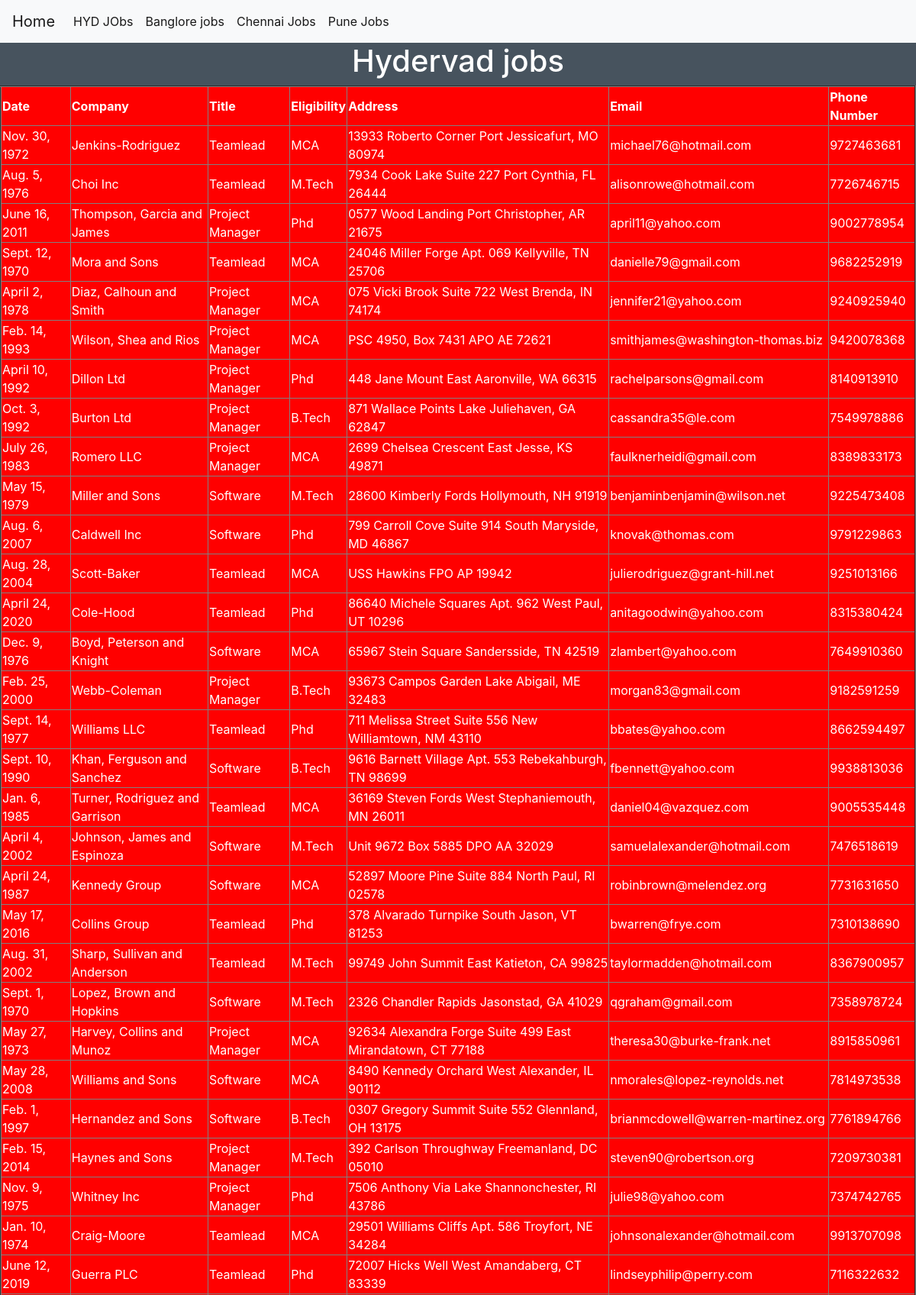
/jobs/hydjobs/ (upper part), run on the app's committed database.
### testapp/models.py (models this page shows)
class hydjobs(models.Model):
    date = models.DateField()
    company = models.CharField(max_length = 100)
    title = models.CharField(max_length = 100)
    eligibility = models.CharField(max_length = 100)
    address = models.CharField(max_length= 100)
    email = models.EmailField()
    phonenumber = models.IntegerField()

### testapp/views.py (the view)
# urls.py: path('hydjobs/',hydJobsView),
def hydJobsView(request):
    data = hydjobs.objects.all()
    job_list = {"title" : "Hydervad jobs",'jobs':data}
    return render(request , 'testapp/jobs.html' ,context=job_list)

### templates/testapp/jobs.html
<!DOCTYPE html>
{% extends 'index.html' %}
{% load static %}
    {% block content %}
    <h1>{{title}}</h1>
    {% if jobs %}
    <table border="2">
      <tr>
        <th>Date</th>
        <th>Company</th>
        <th>Title</th>
        <th>Eligibility</th>
        <th>Address</th>
        <th>Email</th>
        <th>Phone Number</th>
      </tr>
      {% for job in jobs %}
      <tr>
        <td>{{job.date}}</td>
        <td>{{job.company}}</td>
        <td>{{job.title}}</td>
        <td>{{job.eligibility}}</td>
        <td>{{job.address}}</td>
        <td>{{job.email}}</td>
        <td>{{job.phonenumber}}</td>
      </tr>
      {% endfor %}
    </table>
    {% else %}
    <h2>No record found </h2>
    {% endif %}
    {% endblock content%}

### templates/index.html (shortened to what this page needs)
<!DOCTYPE html>
{% load static %}
<html lang="en" dir="ltr">
  <head>
    <link rel="stylesheet" href="{% static "css/bootstrap.css" %}">
    <link rel="stylesheet" href="{% static 'css/jobs.css' %}">
  </head>
  <body>
    <nav class="navbar navbar-expand-lg navbar-light bg-light">
  <a class="navbar-brand" href="http://127.0.0.1:8000">Home</a>
  <div class="collapse navbar-collapse" id="navbarNav">
    <ul class="navbar-nav">
      <li class="nav-item active">
        <a class="nav-link" href="http://127.0.0.1:8000/jobs/hydjobs">HYD JObs</a>
      </li>
      <li class="nav-item active">
        <a class="nav-link" href="http://127.0.0.1:8000/jobs/blorejobs/">Banglore jobs</a>
      </li>
      <li class="nav-item active">
        <a class="nav-link" href="http://127.0.0.1:8000/jobs/chennaijobs">Chennai Jobs</a>
      </li>
      <li class="nav-item active">
        <a class="nav-link" href="http://127.0.0.1:8000/jobs/punejobs">Pune Jobs</a>
      </li>
    </ul>
  </div>
</nav>
    {% block content%}
    {% endblock  %}
  </body>
</html>

### static/css/jobs.css (style rules this page uses)
h1 { text-align: center; color: white; }
td { height: 30px; }
table { margin: auto; background: red; color: white; }
th { height: 50px; }
body { background: #47535E; }

### data on the page
hydjobs: date "Nov. 30, 1972", company "Jenkins-Rodriguez", title "Teamlead", eligibility "MCA", address "13933 Roberto Corner Port Jessicafurt, MO 80974", email "michael76@hotmail.com", phonenumber "9727463681"
hydjobs: date "Aug. 5, 1976", company "Choi Inc", title "Teamlead", eligibility "M.Tech", address "7934 Cook Lake Suite 227 Port Cynthia, FL 26444", email "alisonrowe@hotmail.com", phonenumber "7726746715"
hydjobs: date "June 16, 2011", company "Thompson, Garcia and James", title "Project Manager", eligibility "Phd", address "0577 Wood Landing Port Christopher, AR 21675", email "april11@yahoo.com", phonenumber "9002778954"
hydjobs: date "Sept. 12, 1970", company "Mora and Sons", title "Teamlead", eligibility "MCA", address "24046 Miller Forge Apt. 069 Kellyville, TN 25706", email "danielle79@gmail.com", phonenumber "9682252919"
hydjobs: date "April 2, 1978", company "Diaz, Calhoun and Smith", title "Project Manager", eligibility "MCA", address "075 Vicki Brook Suite 722 West Brenda, IN 74174", email "jennifer21@yahoo.com", phonenumber "9240925940"
hydjobs: date "Feb. 14, 1993", company "Wilson, Shea and Rios", title "Project Manager", eligibility "MCA", address "PSC 4950, Box 7431 APO AE 72621", email "smithjames@washington-thomas.biz", phonenumber "9420078368"
hydjobs: date "April 10, 1992", company "Dillon Ltd", title "Project Manager", eligibility "Phd", address "448 Jane Mount East Aaronville, WA 66315", email "rachelparsons@gmail.com", phonenumber "8140913910"
hydjobs: date "Oct. 3, 1992", company "Burton Ltd", title "Project Manager", eligibility "B.Tech", address "871 Wallace Points Lake Juliehaven, GA 62847", email "cassandra35@le.com", phonenumber "7549978886"
hydjobs: date "July 26, 1983", company "Romero LLC", title "Project Manager", eligibility "MCA", address "2699 Chelsea Crescent East Jesse, KS 49871", email "faulknerheidi@gmail.com", phonenumber "8389833173"
hydjobs: date "May 15, 1979", company "Miller and Sons", title "Software", eligibility "M.Tech", address "28600 Kimberly Fords Hollymouth, NH 91919", email "benjaminbenjamin@wilson.net", phonenumber "9225473408"
hydjobs: date "Aug. 6, 2007", company "Caldwell Inc", title "Software", eligibility "Phd", address "799 Carroll Cove Suite 914 South Maryside, MD 46867", email "knovak@thomas.com", phonenumber "9791229863"
hydjobs: date "Aug. 28, 2004", company "Scott-Baker", title "Teamlead", eligibility "MCA", address "USS Hawkins FPO AP 19942", email "julierodriguez@grant-hill.net", phonenumber "9251013166"
hydjobs: date "April 24, 2020", company "Cole-Hood", title "Teamlead", eligibility "Phd", address "86640 Michele Squares Apt. 962 West Paul, UT 10296", email "anitagoodwin@yahoo.com", phonenumber "8315380424"
hydjobs: date "Dec. 9, 1976", company "Boyd, Peterson and Knight", title "Software", eligibility "MCA", address "65967 Stein Square Sandersside, TN 42519", email "zlambert@yahoo.com", phonenumber "7649910360"
hydjobs: date "Feb. 25, 2000", company "Webb-Coleman", title "Project Manager", eligibility "B.Tech", address "93673 Campos Garden Lake Abigail, ME 32483", email "morgan83@gmail.com", phonenumber "9182591259"
hydjobs: date "Sept. 14, 1977", company "Williams LLC", title "Teamlead", eligibility "Phd", address "711 Melissa Street Suite 556 New Williamtown, NM 43110", email "bbates@yahoo.com", phonenumber "8662594497"
hydjobs: date "Sept. 10, 1990", company "Khan, Ferguson and Sanchez", title "Software", eligibility "B.Tech", address "9616 Barnett Village Apt. 553 Rebekahburgh, TN 98699", email "fbennett@yahoo.com", phonenumber "9938813036"
hydjobs: date "Jan. 6, 1985", company "Turner, Rodriguez and Garrison", title "Teamlead", eligibility "MCA", address "36169 Steven Fords West Stephaniemouth, MN 26011", email "daniel04@vazquez.com", phonenumber "9005535448"
hydjobs: date "April 4, 2002", company "Johnson, James and Espinoza", title "Software", eligibility "M.Tech", address "Unit 9672 Box 5885 DPO AA 32029", email "samuelalexander@hotmail.com", phonenumber "7476518619"
hydjobs: date "April 24, 1987", company "Kennedy Group", title "Software", eligibility "MCA", address "52897 Moore Pine Suite 884 North Paul, RI 02578", email "robinbrown@melendez.org", phonenumber "7731631650"
hydjobs: date "May 17, 2016", company "Collins Group", title "Teamlead", eligibility "Phd", address "378 Alvarado Turnpike South Jason, VT 81253", email "bwarren@frye.com", phonenumber "7310138690"
hydjobs: date "Aug. 31, 2002", company "Sharp, Sullivan and Anderson", title "Teamlead", eligibility "M.Tech", address "99749 John Summit East Katieton, CA 99825", email "taylormadden@hotmail.com", phonenumber "8367900957"
hydjobs: date "Sept. 1, 1970", company "Lopez, Brown and Hopkins", title "Software", eligibility "M.Tech", address "2326 Chandler Rapids Jasonstad, GA 41029", email "qgraham@gmail.com", phonenumber "7358978724"
hydjobs: date "May 27, 1973", company "Harvey, Collins and Munoz", title "Project Manager", eligibility "MCA", address "92634 Alexandra Forge Suite 499 East Mirandatown, CT 77188", email "theresa30@burke-frank.net", phonenumber "8915850961"
hydjobs: date "May 28, 2008", company "Williams and Sons", title "Software", eligibility "MCA", address "8490 Kennedy Orchard West Alexander, IL 90112", email "nmorales@lopez-reynolds.net", phonenumber "7814973538"
hydjobs: date "Feb. 1, 1997", company "Hernandez and Sons", title "Software", eligibility "B.Tech", address "0307 Gregory Summit Suite 552 Glennland, OH 13175", email "brianmcdowell@warren-martinez.org", phonenumber "7761894766"
hydjobs: date "Feb. 15, 2014", company "Haynes and Sons", title "Project Manager", eligibility "M.Tech", address "392 Carlson Throughway Freemanland, DC 05010", email "steven90@robertson.org", phonenumber "7209730381"
hydjobs: date "Nov. 9, 1975", company "Whitney Inc", title "Project Manager", eligibility "Phd", address "7506 Anthony Via Lake Shannonchester, RI 43786", email "julie98@yahoo.com", phonenumber "7374742765"
hydjobs: date "Jan. 10, 1974", company "Craig-Moore", title "Teamlead", eligibility "MCA", address "29501 Williams Cliffs Apt. 586 Troyfort, NE 34284", email "johnsonalexander@hotmail.com", phonenumber "9913707098"
hydjobs: date "June 12, 2019", company "Guerra PLC", title "Teamlead", eligibility "Phd", address "72007 Hicks Well West Amandaberg, CT 83339", email "lindseyphilip@perry.com", phonenumber "7116322632"

### other printed values
{{ title }} "Hydervad jobs"
